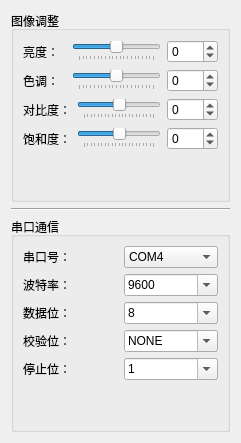
        <widget class="QWidget" name="tabParamSetting">
         <attribute name="title">
          <string>参数设置</string>
         </attribute>
         <attribute name="toolTip">
          <string>&lt;html&gt;&lt;head/&gt;&lt;body&gt;&lt;p&gt;&lt;span style=&quot; font-size:10pt; color:#5500ff;&quot;&gt;设置调整图像和串口通信的参数&lt;/span&gt;&lt;/p&gt;&lt;/body&gt;&lt;/html&gt;</string>
         </attribute>
         <layout class="QGridLayout" name="gridLayout_4">
          <item row="0" column="0">
           <layout class="QVBoxLayout" name="verticalLayout_6">
            <item>
             <widget class="QGroupBox" name="groupBoxImageAdjust">
              <property name="sizePolicy">
               <sizepolicy hsizetype="MinimumExpanding" vsizetype="MinimumExpanding">
                <horstretch>0</horstretch>
                <verstretch>0</verstretch>
               </sizepolicy>
              </property>
              <property name="toolTip">
               <string>&lt;html&gt;&lt;head/&gt;&lt;body&gt;&lt;p&gt;&lt;span style=&quot; font-size:10pt; color:#5500ff;&quot;&gt;更改图像的视觉感受&lt;/span&gt;&lt;/p&gt;&lt;/body&gt;&lt;/html&gt;</string>
              </property>
              <property name="title">
               <string>图像调整</string>
              </property>
              <layout class="QGridLayout" name="gridLayout_2">
               <item row="0" column="0">
                <layout class="QVBoxLayout" name="verticalLayout">
                 <item>
                  <layout class="QHBoxLayout" name="horizontalLayout">
                   <item>
                    <widget class="QLabel" name="labelBright">
                     <property name="toolTip">
                      <string>&lt;html&gt;&lt;head/&gt;&lt;body&gt;&lt;p&gt;&lt;span style=&quot; font-family:'arial,宋体,sans-serif'; font-size:10pt; color:#5500ff; background-color:#ffffff;&quot;&gt;表示色彩的明暗程度&lt;/span&gt;&lt;/p&gt;&lt;/body&gt;&lt;/html&gt;</string>
                     </property>
                     <property name="frameShape">
                      <enum>QFrame::NoFrame</enum>
                     </property>
                     <property name="frameShadow">
                      <enum>QFrame::Plain</enum>
                     </property>
                     <property name="text">
                      <string>亮度：  </string>
                     </property>
                     <property name="textFormat">
                      <enum>Qt::AutoText</enum>
                     </property>
                     <property name="textInteractionFlags">
                      <set>Qt::LinksAccessibleByMouse</set>
                     </property>
                    </widget>
                   </item>
                   <item>
                    <widget class="QSlider" name="horizontalSliderBright">
                     <property name="minimum">
                      <number>-100</number>
                     </property>
                     <property name="maximum">
                      <number>100</number>
                     </property>
                     <property name="sliderPosition">
                      <number>0</number>
                     </property>
                     <property name="tracking">
                      <bool>true</bool>
                     </property>
                     <property name="orientation">
                      <enum>Qt::Horizontal</enum>
                     </property>
                     <property name="invertedAppearance">
                      <bool>false</bool>
                     </property>
                     <property name="tickPosition">
                      <enum>QSlider::TicksBelow</enum>
                     </property>
                    </widget>
                   </item>
                   <item>
                    <widget class="QSpinBox" name="spinBoxBright">
                     <property name="wrapping">
                      <bool>false</bool>
                     </property>
                     <property name="frame">
                      <bool>true</bool>
                     </property>
                     <property name="alignment">
                      <set>Qt::AlignLeading|Qt::AlignLeft|Qt::AlignVCenter</set>
                     </property>
                     <property name="readOnly">
                      <bool>false</bool>
                     </property>
                     <property name="buttonSymbols">
                      <enum>QAbstractSpinBox::UpDownArrows</enum>
                     </property>
                     <property name="showGroupSeparator" stdset="0">
                      <bool>false</bool>
                     </property>
                     <property name="minimum">
                      <number>-100</number>
                     </property>
                     <property name="maximum">
                      <number>100</number>
                     </property>
                    </widget>
                   </item>
                  </layout>
                 </item>
                 <item>
                  <layout class="QHBoxLayout" name="horizontalLayout_2">
                   <item>
                    <widget class="QLabel" name="labelHue">
                     <property name="toolTip">
                      <string>&lt;html&gt;&lt;head/&gt;&lt;body&gt;&lt;p&gt;&lt;span style=&quot; font-family:'arial,宋体,sans-serif'; font-size:10pt; color:#5500ff; background-color:#ffffff;&quot;&gt;图像的相对明暗程度&lt;/span&gt;&lt;/p&gt;&lt;/body&gt;&lt;/html&gt;</string>
                     </property>
                     <property name="frameShape">
                      <enum>QFrame::NoFrame</enum>
                     </property>
                     <property name="frameShadow">
                      <enum>QFrame::Plain</enum>
                     </property>
                     <property name="text">
                      <string>色调：  </string>
                     </property>
                     <property name="textFormat">
                      <enum>Qt::AutoText</enum>
                     </property>
                     <property name="textInteractionFlags">
                      <set>Qt::LinksAccessibleByMouse</set>
                     </property>
                    </widget>
                   </item>
                   <item>
                    <widget class="QSlider" name="horizontalSliderHue">
                     <property name="minimum">
                      <number>-100</number>
                     </property>
                     <property name="maximum">
                      <number>100</number>
                     </property>
                     <property name="sliderPosition">
                      <number>0</number>
                     </property>
                     <property name="tracking">
                      <bool>true</bool>
                     </property>
                     <property name="orientation">
                      <enum>Qt::Horizontal</enum>
                     </property>
                     <property name="invertedAppearance">
                      <bool>false</bool>
                     </property>
                     <property name="tickPosition">
                      <enum>QSlider::TicksBelow</enum>
                     </property>
                    </widget>
                   </item>
                   <item>
                    <widget class="QSpinBox" name="spinBoxHue">
                     <property name="wrapping">
                      <bool>false</bool>
                     </property>
                     <property name="frame">
                      <bool>true</bool>
                     </property>
                     <property name="alignment">
                      <set>Qt::AlignLeading|Qt::AlignLeft|Qt::AlignVCenter</set>
                     </property>
                     <property name="readOnly">
                      <bool>false</bool>
                     </property>
                     <property name="buttonSymbols">
                      <enum>QAbstractSpinBox::UpDownArrows</enum>
                     </property>
                     <property name="showGroupSeparator" stdset="0">
                      <bool>false</bool>
                     </property>
                     <property name="minimum">
                      <number>-100</number>
                     </property>
                     <property name="maximum">
                      <number>100</number>
                     </property>
                    </widget>
                   </item>
                  </layout>
                 </item>
                 <item>
                  <layout class="QHBoxLayout" name="horizontalLayout_3">
                   <item>
                    <widget class="QLabel" name="labelContrast">
                     <property name="toolTip">
                      <string>&lt;html&gt;&lt;head/&gt;&lt;body&gt;&lt;p&gt;&lt;span style=&quot; font-family:'arial,宋体,sans-serif'; font-size:10pt; color:#5500ff; background-color:#ffffff;&quot;&gt;最亮白和最暗黑不同亮度层级测量&lt;/span&gt;&lt;/p&gt;&lt;/body&gt;&lt;/html&gt;</string>
                     </property>
                     <property name="frameShape">
                      <enum>QFrame::NoFrame</enum>
                     </property>
                     <property name="frameShadow">
                      <enum>QFrame::Plain</enum>
                     </property>
                     <property name="text">
                      <string>对比度：</string>
                     </property>
                     <property name="textFormat">
                      <enum>Qt::AutoText</enum>
                     </property>
                     <property name="textInteractionFlags">
                      <set>Qt::LinksAccessibleByMouse</set>
                     </property>
                    </widget>
                   </item>
                   <item>
                    <widget class="QSlider" name="horizontalSliderContrast">
                     <property name="minimum">
                      <number>-100</number>
                     </property>
                     <property name="maximum">
                      <number>100</number>
                     </property>
                     <property name="sliderPosition">
                      <number>0</number>
                     </property>
                     <property name="tracking">
                      <bool>true</bool>
                     </property>
                     <property name="orientation">
                      <enum>Qt::Horizontal</enum>
                     </property>
                     <property name="invertedAppearance">
                      <bool>false</bool>
                     </property>
                     <property name="tickPosition">
                      <enum>QSlider::TicksBelow</enum>
                     </property>
                    </widget>
                   </item>
                   <item>
                    <widget class="QSpinBox" name="spinBoxContrast">
                     <property name="wrapping">
                      <bool>false</bool>
                     </property>
                     <property name="frame">
                      <bool>true</bool>
                     </property>
                     <property name="alignment">
                      <set>Qt::AlignLeading|Qt::AlignLeft|Qt::AlignVCenter</set>
                     </property>
                     <property name="readOnly">
                      <bool>false</bool>
                     </property>
                     <property name="buttonSymbols">
                      <enum>QAbstractSpinBox::UpDownArrows</enum>
                     </property>
                     <property name="showGroupSeparator" stdset="0">
                      <bool>false</bool>
                     </property>
                     <property name="minimum">
                      <number>-100</number>
                     </property>
                     <property name="maximum">
                      <number>100</number>
                     </property>
                    </widget>
                   </item>
                  </layout>
                 </item>
                 <item>
                  <layout class="QHBoxLayout" name="horizontalLayout_4">
                   <item>
                    <widget class="QLabel" name="labelSaturation">
                     <property name="toolTip">
                      <string>&lt;html&gt;&lt;head/&gt;&lt;body&gt;&lt;p&gt;&lt;span style=&quot; font-size:10pt; color:#5500ff;&quot;&gt;表示&lt;/span&gt;&lt;span style=&quot; font-family:'arial,宋体,sans-serif'; font-size:10pt; color:#5500ff; background-color:#ffffff;&quot;&gt;色彩的鲜艳程度&lt;/span&gt;&lt;/p&gt;&lt;/body&gt;&lt;/html&gt;</string>
                     </property>
                     <property name="frameShape">
                      <enum>QFrame::NoFrame</enum>
                     </property>
                     <property name="frameShadow">
                      <enum>QFrame::Plain</enum>
                     </property>
                     <property name="text">
                      <string>饱和度：</string>
                     </property>
                     <property name="textFormat">
                      <enum>Qt::AutoText</enum>
                     </property>
                     <property name="textInteractionFlags">
                      <set>Qt::LinksAccessibleByMouse</set>
                     </property>
                    </widget>
                   </item>
                   <item>
                    <widget class="QSlider" name="horizontalSliderSaturation">
                     <property name="minimum">
                      <number>-100</number>
                     </property>
                     <property name="maximum">
                      <number>100</number>
                     </property>
                     <property name="sliderPosition">
                      <number>0</number>
                     </property>
                     <property name="tracking">
                      <bool>true</bool>
                     </property>
                     <property name="orientation">
                      <enum>Qt::Horizontal</enum>
                     </property>
                     <property name="invertedAppearance">
                      <bool>false</bool>
                     </property>
                     <property name="tickPosition">
                      <enum>QSlider::TicksBelow</enum>
                     </property>
                    </widget>
                   </item>
                   <item>
                    <widget class="QSpinBox" name="spinBoxSaturation">
                     <property name="wrapping">
                      <bool>false</bool>
                     </property>
                     <property name="frame">
                      <bool>true</bool>
                     </property>
                     <property name="alignment">
                      <set>Qt::AlignLeading|Qt::AlignLeft|Qt::AlignVCenter</set>
                     </property>
                     <property name="readOnly">
                      <bool>false</bool>
                     </property>
                     <property name="buttonSymbols">
                      <enum>QAbstractSpinBox::UpDownArrows</enum>
                     </property>
                     <property name="showGroupSeparator" stdset="0">
                      <bool>false</bool>
                     </property>
                     <property name="minimum">
                      <number>-100</number>
                     </property>
                     <property name="maximum">
                      <number>100</number>
                     </property>
                    </widget>
                   </item>
                  </layout>
                 </item>
                </layout>
               </item>
               <item row="1" column="0">
                <spacer name="verticalSpacer">
                 <property name="orientation">
                  <enum>Qt::Vertical</enum>
                 </property>
                 <property name="sizeHint" stdset="0">
                  <size>
                   <width>20</width>
                   <height>40</height>
                  </size>
                 </property>
                </spacer>
               </item>
              </layout>
             </widget>
            </item>
            <item>
             <widget class="Line" name="line_5">
              <property name="orientation">
               <enum>Qt::Horizontal</enum>
              </property>
             </widget>
            </item>
            <item>
             <widget class="QGroupBox" name="groupBoxSerialComm">
              <property name="sizePolicy">
               <sizepolicy hsizetype="MinimumExpanding" vsizetype="MinimumExpanding">
                <horstretch>0</horstretch>
                <verstretch>0</verstretch>
               </sizepolicy>
              </property>
              <property name="toolTip">
               <string>&lt;html&gt;&lt;head/&gt;&lt;body&gt;&lt;p&gt;&lt;span style=&quot; font-family:'arial,宋体,sans-serif'; font-size:10pt; color:#5500ff; background-color:#ffffff;&quot;&gt;计算机主机与外设以及主机系统之间数据的串行传送&lt;/span&gt;&lt;/p&gt;&lt;/body&gt;&lt;/html&gt;</string>
              </property>
              <property name="title">
               <string>串口通信</string>
              </property>
              <layout class="QGridLayout" name="gridLayout_3">
               <item row="0" column="0">
                <layout class="QVBoxLayout" name="verticalLayout_5">
                 <item>
                  <layout class="QHBoxLayout" name="horizontalLayout_16">
                   <item>
                    <widget class="QLabel" name="labelSerialPort">
                     <property name="toolTip">
                      <string>&lt;html&gt;&lt;head/&gt;&lt;body&gt;&lt;p&gt;&lt;span style=&quot; font-size:10pt; color:#5500ff;&quot;&gt;串行通信接口&lt;/span&gt;&lt;/p&gt;&lt;/body&gt;&lt;/html&gt;</string>
                     </property>
                     <property name="text">
                      <string>串口号：</string>
                     </property>
                    </widget>
                   </item>
                   <item>
                    <widget class="QComboBox" name="comboBoxSerialPort">
                     <property name="editable">
                      <bool>false</bool>
                     </property>
                     <property name="currentText">
                      <string>COM4</string>
                     </property>
                     <property name="currentIndex">
                      <number>3</number>
                     </property>
                     <property name="duplicatesEnabled">
                      <bool>true</bool>
                     </property>
                     <property name="frame">
                      <bool>true</bool>
                     </property>
                     <property name="modelColumn">
                      <number>0</number>
                     </property>
                     <item>
                      <property name="text">
                       <string>COM1</string>
                      </property>
                     </item>
                     <item>
                      <property name="text">
                       <string>COM2</string>
                      </property>
                     </item>
                     <item>
                      <property name="text">
                       <string>COM3</string>
                      </property>
                     </item>
                     <item>
                      <property name="text">
                       <string>COM4</string>
                      </property>
                     </item>
                     <item>
                      <property name="text">
                       <string>COM5</string>
                      </property>
                     </item>
                     <item>
                      <property name="text">
                       <string>COM6</string>
                      </property>
                     </item>
                    </widget>
                   </item>
                  </layout>
                 </item>
                 <item>
                  <layout class="QHBoxLayout" name="horizontalLayout_17">
                   <item>
                    <widget class="QLabel" name="labelBaudRate">
                     <property name="toolTip">
                      <string>&lt;html&gt;&lt;head/&gt;&lt;body&gt;&lt;p&gt;&lt;span style=&quot; font-family:'arial,宋体,sans-serif'; font-size:10pt; color:#5500ff; background-color:#ffffff;&quot;&gt;每秒钟通过信道传输的码元数，单位：baud&lt;/span&gt;&lt;/p&gt;&lt;/body&gt;&lt;/html&gt;</string>
                     </property>
                     <property name="text">
                      <string>波特率：</string>
                     </property>
                    </widget>
                   </item>
                   <item>
                    <widget class="QComboBox" name="comboBoxBaudRate">
                     <property name="editable">
                      <bool>true</bool>
                     </property>
                     <property name="currentText">
                      <string>9600</string>
                     </property>
                     <property name="currentIndex">
                      <number>3</number>
                     </property>
                     <property name="duplicatesEnabled">
                      <bool>true</bool>
                     </property>
                     <property name="frame">
                      <bool>true</bool>
                     </property>
                     <property name="modelColumn">
                      <number>0</number>
                     </property>
                     <item>
                      <property name="text">
                       <string>1200</string>
                      </property>
                     </item>
                     <item>
                      <property name="text">
                       <string>2400</string>
                      </property>
                     </item>
                     <item>
                      <property name="text">
                       <string>4800</string>
                      </property>
                     </item>
                     <item>
                      <property name="text">
                       <string>9600</string>
                      </property>
                     </item>
                     <item>
                      <property name="text">
                       <string>19200</string>
                      </property>
                     </item>
                     <item>
                      <property name="text">
                       <string>115200</string>
                      </property>
                     </item>
                    </widget>
                   </item>
                  </layout>
                 </item>
                 <item>
                  <layout class="QHBoxLayout" name="horizontalLayout_18">
                   <item>
                    <widget class="QLabel" name="labelDataBits">
                     <property name="toolTip">
                      <string>&lt;html&gt;&lt;head/&gt;&lt;body&gt;&lt;p&gt;&lt;span style=&quot; font-family:'arial,宋体,sans-serif'; font-size:10pt; color:#5500ff; background-color:#ffffff;&quot;&gt;一组数据实际包含的数据位数&lt;/span&gt;&lt;/p&gt;&lt;/body&gt;&lt;/html&gt;</string>
                     </property>
                     <property name="text">
                      <string>数据位：</string>
                     </property>
                    </widget>
                   </item>
                   <item>
                    <widget class="QComboBox" name="comboBoxDataBits">
                     <property name="editable">
                      <bool>true</bool>
                     </property>
                     <property name="currentText">
                      <string>8</string>
                     </property>
                     <property name="currentIndex">
                      <number>3</number>
                     </property>
                     <property name="duplicatesEnabled">
                      <bool>true</bool>
                     </property>
                     <property name="frame">
                      <bool>true</bool>
                     </property>
                     <property name="modelColumn">
                      <number>0</number>
                     </property>
                     <item>
                      <property name="text">
                       <string>5</string>
                      </property>
                     </item>
                     <item>
                      <property name="text">
                       <string>6</string>
                      </property>
                     </item>
                     <item>
                      <property name="text">
                       <string>7</string>
                      </property>
                     </item>
                     <item>
                      <property name="text">
                       <string>8</string>
                      </property>
                     </item>
                    </widget>
                   </item>
                  </layout>
                 </item>
                 <item>
                  <layout class="QHBoxLayout" name="horizontalLayout_19">
                   <item>
                    <widget class="QLabel" name="labelParityBit">
                     <property name="toolTip">
                      <string>&lt;html&gt;&lt;head/&gt;&lt;body&gt;&lt;p&gt;&lt;span style=&quot; font-family:'arial,宋体,sans-serif'; font-size:10pt; color:#5500ff; background-color:#ffffff;&quot;&gt;奇偶校验位，在数据通信中保证数据的有效性&lt;/span&gt;&lt;/p&gt;&lt;/body&gt;&lt;/html&gt;</string>
                     </property>
                     <property name="text">
                      <string>校验位：</string>
                     </property>
                    </widget>
                   </item>
                   <item>
                    <widget class="QComboBox" name="comboBoxParityBit">
                     <property name="editable">
                      <bool>true</bool>
                     </property>
                     <property name="currentText">
                      <string>NONE</string>
                     </property>
                     <property name="currentIndex">
                      <number>0</number>
                     </property>
                     <property name="duplicatesEnabled">
                      <bool>true</bool>
                     </property>
                     <property name="frame">
                      <bool>true</bool>
                     </property>
                     <property name="modelColumn">
                      <number>0</number>
                     </property>
                     <item>
                      <property name="text">
                       <string>NONE</string>
                      </property>
                     </item>
                     <item>
                      <property name="text">
                       <string>奇校验</string>
                      </property>
                     </item>
                     <item>
                      <property name="text">
                       <string>偶校验</string>
                      </property>
                     </item>
                    </widget>
                   </item>
                  </layout>
                 </item>
                 <item>
                  <layout class="QHBoxLayout" name="horizontalLayout_20">
                   <item>
                    <widget class="QLabel" name="labelStopBit">
                     <property name="toolTip">
                      <string>&lt;html&gt;&lt;head/&gt;&lt;body&gt;&lt;p&gt;&lt;span style=&quot; font-family:'arial,宋体,sans-serif'; font-size:10pt; color:#5500ff; background-color:#ffffff;&quot;&gt;位于最后，用以标志一个字符传送的结束&lt;/span&gt;&lt;/p&gt;&lt;/body&gt;&lt;/html&gt;</string>
                     </property>
                     <property name="text">
                      <string>停止位：</string>
                     </property>
                    </widget>
                   </item>
                   <item>
                    <widget class="QComboBox" name="comboBoxStopBit">
                     <property name="editable">
                      <bool>true</bool>
                     </property>
                     <property name="currentText">
                      <string>1</string>
                     </property>
                     <property name="currentIndex">
                      <number>0</number>
                     </property>
                     <property name="duplicatesEnabled">
                      <bool>true</bool>
                     </property>
                     <property name="frame">
                      <bool>true</bool>
                     </property>
                     <property name="modelColumn">
                      <number>0</number>
                     </property>
                     <item>
                      <property name="text">
                       <string>1</string>
                      </property>
                     </item>
                     <item>
                      <property name="text">
                       <string>1.5</string>
                      </property>
                     </item>
                     <item>
                      <property name="text">
                       <string>2</string>
                      </property>
                     </item>
                    </widget>
                   </item>
                  </layout>
                 </item>
                </layout>
               </item>
               <item row="1" column="0">
                <spacer name="verticalSpacer_2">
                 <property name="orientation">
                  <enum>Qt::Vertical</enum>
                 </property>
                 <property name="sizeHint" stdset="0">
                  <size>
                   <width>20</width>
                   <height>40</height>
                  </size>
                 </property>
                </spacer>
               </item>
              </layout>
             </widget>
            </item>
           </layout>
          </item>
         </layout>
        </widget>
